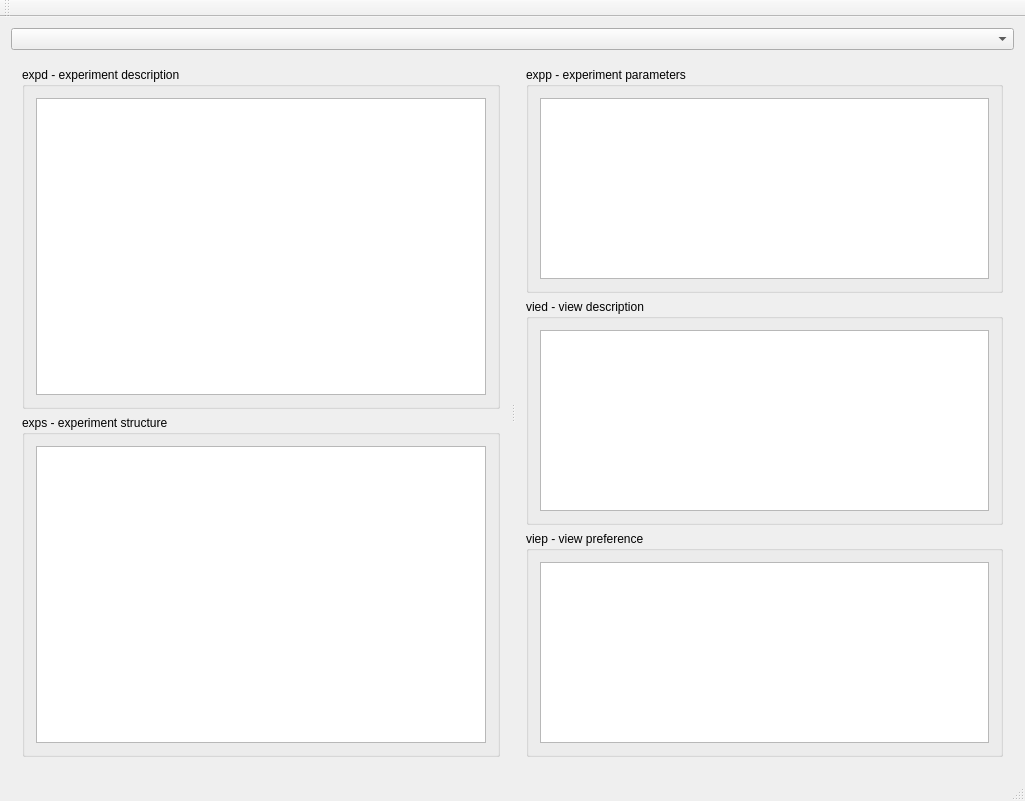
<?xml version="1.0" encoding="UTF-8"?>
<ui version="4.0">
 <class>MainWindow</class>
 <widget class="QMainWindow" name="MainWindow">
  <property name="geometry">
   <rect>
    <x>0</x>
    <y>0</y>
    <width>1025</width>
    <height>801</height>
   </rect>
  </property>
  <property name="windowTitle">
   <string>MainWindow</string>
  </property>
  <widget class="QWidget" name="centralWidget">
   <layout class="QVBoxLayout" name="verticalLayout_8">
    <item>
     <widget class="QComboBox" name="comboBoxExperiments"/>
    </item>
    <item>
     <widget class="QSplitter" name="splitter">
      <property name="orientation">
       <enum>Qt::Horizontal</enum>
      </property>
      <widget class="QWidget" name="layoutWidget">
       <layout class="QVBoxLayout" name="verticalLayout_6">
        <item>
         <widget class="QGroupBox" name="groupBox">
          <property name="title">
           <string>expd - experiment description</string>
          </property>
          <layout class="QVBoxLayout" name="verticalLayout">
           <item>
            <widget class="QTextEdit" name="textEditExpd">
             <property name="font">
              <font>
               <family>Courier New</family>
               <pointsize>10</pointsize>
              </font>
             </property>
            </widget>
           </item>
          </layout>
         </widget>
        </item>
        <item>
         <widget class="QGroupBox" name="groupBox_3">
          <property name="title">
           <string>exps - experiment structure</string>
          </property>
          <layout class="QVBoxLayout" name="verticalLayout_4">
           <item>
            <widget class="QTextEdit" name="textEditExps">
             <property name="font">
              <font>
               <family>Courier New</family>
               <pointsize>10</pointsize>
              </font>
             </property>
            </widget>
           </item>
          </layout>
         </widget>
        </item>
       </layout>
      </widget>
      <widget class="QWidget" name="layoutWidget">
       <layout class="QVBoxLayout" name="verticalLayout_7">
        <item>
         <widget class="QGroupBox" name="groupBox_2">
          <property name="title">
           <string>expp - experiment parameters</string>
          </property>
          <layout class="QVBoxLayout" name="verticalLayout_2">
           <item>
            <widget class="QTextEdit" name="textEditExpp">
             <property name="font">
              <font>
               <family>Courier New</family>
               <pointsize>10</pointsize>
              </font>
             </property>
            </widget>
           </item>
          </layout>
         </widget>
        </item>
        <item>
         <widget class="QGroupBox" name="groupBox_4">
          <property name="title">
           <string>vied - view description</string>
          </property>
          <layout class="QVBoxLayout" name="verticalLayout_3">
           <item>
            <widget class="QTextEdit" name="textEditVied">
             <property name="font">
              <font>
               <family>Courier New</family>
               <pointsize>10</pointsize>
              </font>
             </property>
            </widget>
           </item>
          </layout>
         </widget>
        </item>
        <item>
         <widget class="QGroupBox" name="groupBox_5">
          <property name="title">
           <string>viep - view preference</string>
          </property>
          <layout class="QVBoxLayout" name="verticalLayout_5">
           <item>
            <widget class="QTextEdit" name="textEditViep">
             <property name="font">
              <font>
               <family>Courier New</family>
               <pointsize>10</pointsize>
              </font>
             </property>
            </widget>
           </item>
          </layout>
         </widget>
        </item>
       </layout>
      </widget>
     </widget>
    </item>
   </layout>
  </widget>
  <widget class="QMenuBar" name="menuBar">
   <property name="geometry">
    <rect>
     <x>0</x>
     <y>0</y>
     <width>1025</width>
     <height>21</height>
    </rect>
   </property>
  </widget>
  <widget class="QToolBar" name="mainToolBar">
   <attribute name="toolBarArea">
    <enum>TopToolBarArea</enum>
   </attribute>
   <attribute name="toolBarBreak">
    <bool>false</bool>
   </attribute>
  </widget>
  <widget class="QStatusBar" name="statusBar"/>
 </widget>
 <layoutdefault spacing="6" margin="11"/>
 <resources/>
 <connections/>
</ui>
